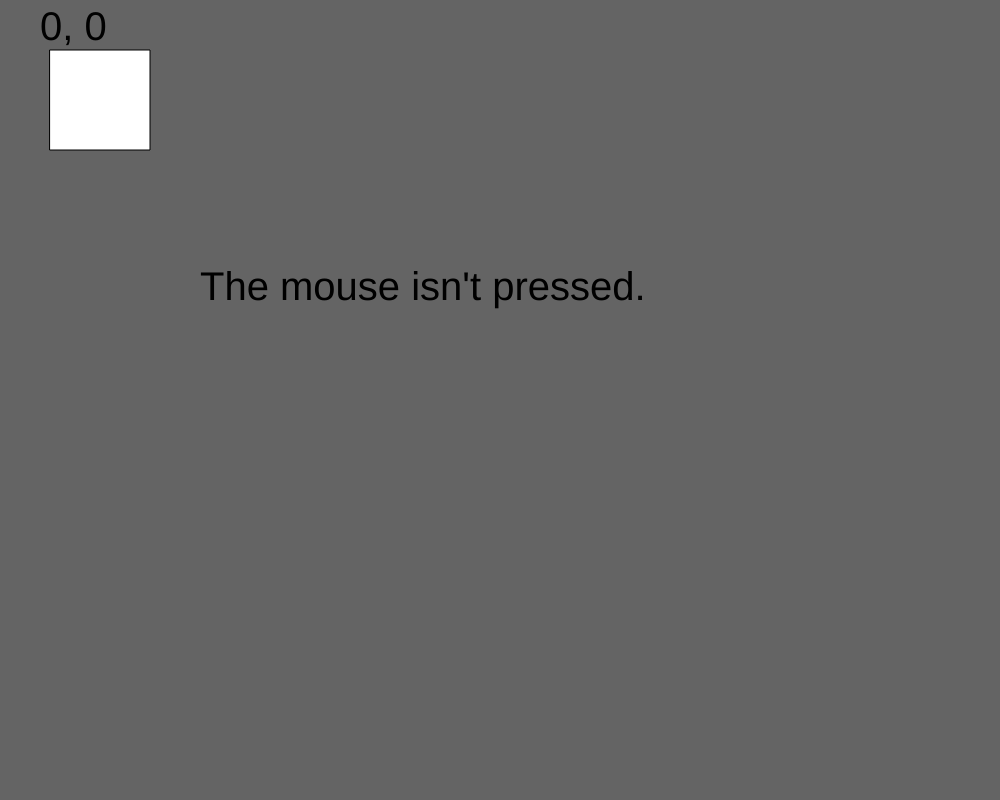
Frame 1 (no input)
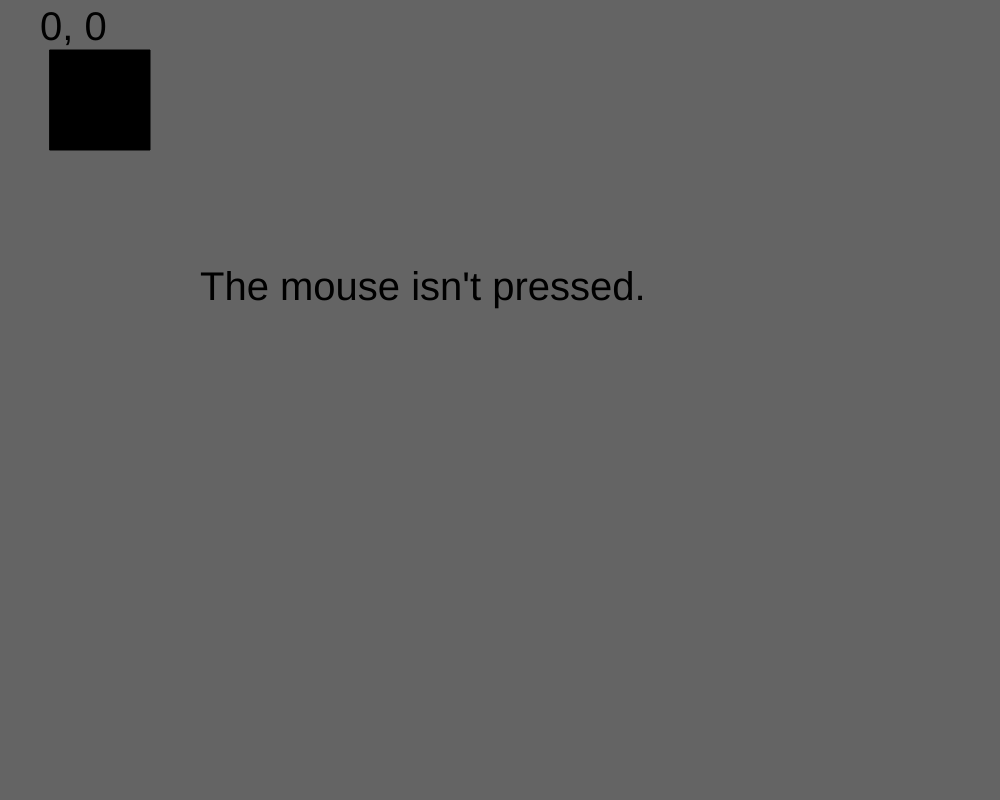
Frame 60 (no input)
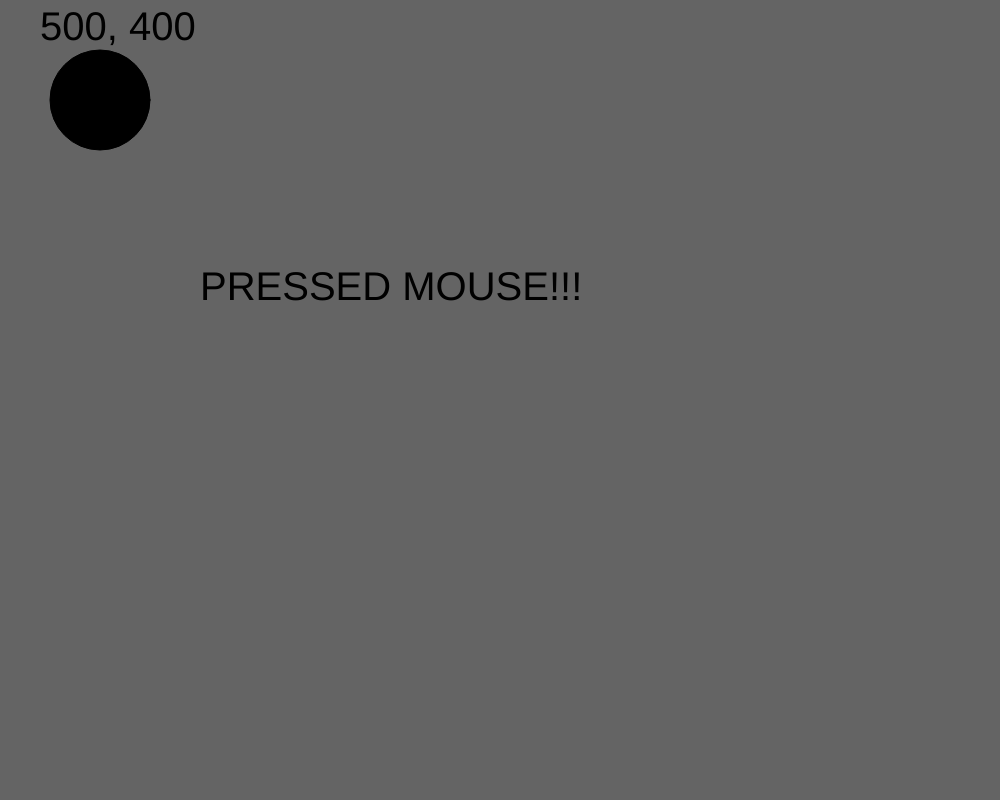
Frame 120 (the mouse pressed at the canvas centre since frame 60)

The p5.js sketch that drew these frames (run headless with seeded random() and noise() and a simulated clock; from frame 60 on, the mouse is pressed at the canvas centre):

// p5.js sketch
// ── sketch.js
function setup() {

  createCanvas(1000, 800);
  rectMode(CENTER);
  ellipseMode(CENTER);


}

function preload() {

}

function draw() {

  background(100);

  // stuff that we always want to show in back



  if (mouseIsPressed) {
    // stuff that shows when the mouse is pressed
    ellipse(100, 100, 100, 100);
    text("PRESSED MOUSE!!!", 200, 300);

  } else {
    // when the mouse isn't pressed!
    rect(100, 100, 100, 100);
    textSize(40);
    text("The mouse isn't pressed.", 200, 300);
  }

  // stuff that will always show in front


  // this shows mouse location - comment it out when you're done!
  fill(0);
  text(mouseX.toFixed(0) + ", " + mouseY, 40, 40); 

}



function mouseReleased() {
  console.log(mouseX + ", " + mouseY);
}
